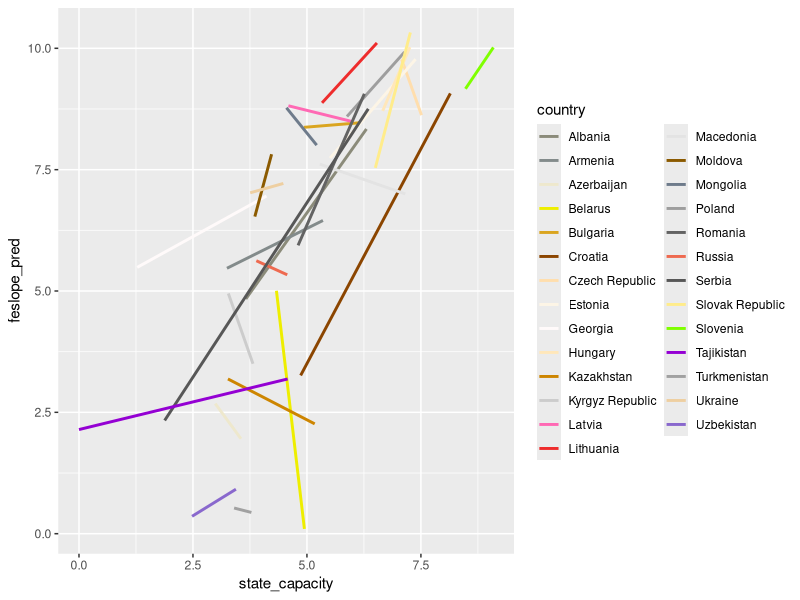

Write the R code that produced this figure.
### Multivariate statistical analysis, 2020 ###
### Lab 2. FE-models and RE-models (part 2) ###

install.packages("haven")
install.packages("plm")
install.packages("ggplot2")
install.packages("dplyr")
install.packages("lmtest")
install.packages("sandwich")

library(haven)
library(plm)
library(ggplot2)
library(dplyr)
library(lmtest)
library(sandwich)

panel<-read_dta("MSA_lab1.dta")
head(panel) 

# Only country effects
LSDV <- lm(fh_polity~state_capacity + country, data = panel)
summary(LSDV)
# The same model using plm. Country effects
fe <- plm(fh_polity~state_capacity, data = panel, index=c("country", "period"), effect = "individual", model="within")
summary(fe)
# extract country effects
summary(fixef(fe))

# Only time effects
LSDV_time <- lm(fh_polity ~ state_capacity + as.factor(period), data = panel)
summary(LSDV_time)
fe_time <- plm(fh_polity ~ state_capacity, data = panel, index=c("country", "period"), effect = "time", model = "within")
summary(fe_time)
# extract time effects
summary(fixef(fe_time))

# Both country and time effects
fe_twoways <- plm(fh_polity ~ state_capacity, data = panel, index=c("country", "period"), effect = "twoways", model = "within")
summary(fe_twoways)

# Compare more and less parsimonious models (without and with time effects)
pFtest(fe_twoways, fe)

# Heteroskedasticity adjustment 
bptest(fe_twoways)
coeftest(fe_twoways, vcov = vcovHC, type = "HC3")

### Test whether the model fits well
LSDV_twoways <- lm(fh_polity ~ state_capacity + country + as.factor(period), data = panel)
y_pred <- LSDV_twoways$fitted 
panel1 <- data.frame(panel, y_pred) 
# subset the data by countries and find how strongly y observed and predicted are correlated
merged <- panel1 %>% group_by(country)%>% summarize(., cor(fh_polity, y_pred))%>% merge(panel1, ., by="country")
# test whether results are robust to excluding observations with small correlations
merged$new <- ifelse(abs(merged$`cor(fh_polity, y_pred)`)<0.3,1,0)
fe_twoways_2 <- plm(fh_polity ~ state_capacity, merged[merged$new == 0,], index=c("country", "period"), effect = "twoways")
coeftest(fe_twoways_2, vcov = vcovHC, type = "HC3")

### test a FE-model with varying slopes
feslope <- lm(fh_polity~state_capacity*country + country, data = panel)
summary(feslope)
feslope_pred <- feslope$fitted
# plot varying slopes 
colors <- colors(distinct = TRUE)
mypalette <- sample(colors, 27)
ggplot(panel, aes(x = state_capacity, y = feslope_pred, color = country))+ geom_smooth(method = "lm", se = FALSE) +
  scale_color_manual(values = mypalette)
